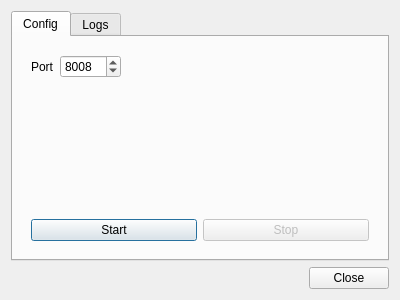
<?xml version="1.0" encoding="UTF-8"?>
<ui version="4.0">
 <class>ServerDialog</class>
 <widget class="QDialog" name="ServerDialog">
  <property name="geometry">
   <rect>
    <x>0</x>
    <y>0</y>
    <width>400</width>
    <height>300</height>
   </rect>
  </property>
  <property name="windowTitle">
   <string>PokQt server</string>
  </property>
  <layout class="QVBoxLayout" name="verticalLayout">
   <item>
    <widget class="QTabWidget" name="tabWidget">
     <property name="currentIndex">
      <number>0</number>
     </property>
     <widget class="QWidget" name="configTab">
      <attribute name="title">
       <string>Config</string>
      </attribute>
      <layout class="QVBoxLayout" name="verticalLayout_2">
       <item>
        <widget class="QWidget" name="widget_2" native="true">
         <layout class="QFormLayout" name="formLayout">
          <property name="fieldGrowthPolicy">
           <enum>QFormLayout::ExpandingFieldsGrow</enum>
          </property>
          <item row="0" column="0">
           <widget class="QLabel" name="portLabel">
            <property name="text">
             <string>Port</string>
            </property>
           </widget>
          </item>
          <item row="0" column="1">
           <widget class="QSpinBox" name="portSpinBox">
            <property name="minimum">
             <number>1</number>
            </property>
            <property name="maximum">
             <number>65536</number>
            </property>
            <property name="value">
             <number>8008</number>
            </property>
           </widget>
          </item>
         </layout>
        </widget>
       </item>
       <item>
        <spacer name="verticalSpacer">
         <property name="orientation">
          <enum>Qt::Vertical</enum>
         </property>
         <property name="sizeHint" stdset="0">
          <size>
           <width>20</width>
           <height>40</height>
          </size>
         </property>
        </spacer>
       </item>
       <item>
        <widget class="QWidget" name="widget" native="true">
         <layout class="QHBoxLayout" name="horizontalLayout">
          <item>
           <widget class="QPushButton" name="startPushButton">
            <property name="text">
             <string>Start</string>
            </property>
           </widget>
          </item>
          <item>
           <widget class="QPushButton" name="stopPushButton">
            <property name="enabled">
             <bool>false</bool>
            </property>
            <property name="text">
             <string>Stop</string>
            </property>
           </widget>
          </item>
         </layout>
        </widget>
       </item>
      </layout>
     </widget>
     <widget class="QWidget" name="logTab">
      <attribute name="title">
       <string>Logs</string>
      </attribute>
      <layout class="QVBoxLayout" name="logVerticalLayout">
       <item>
        <widget class="QTextBrowser" name="textBrowser"/>
       </item>
      </layout>
     </widget>
    </widget>
   </item>
   <item>
    <widget class="QDialogButtonBox" name="buttonBox">
     <property name="orientation">
      <enum>Qt::Horizontal</enum>
     </property>
     <property name="standardButtons">
      <set>QDialogButtonBox::Close</set>
     </property>
    </widget>
   </item>
  </layout>
 </widget>
 <resources/>
 <connections>
  <connection>
   <sender>buttonBox</sender>
   <signal>accepted()</signal>
   <receiver>ServerDialog</receiver>
   <slot>accept()</slot>
   <hints>
    <hint type="sourcelabel">
     <x>248</x>
     <y>254</y>
    </hint>
    <hint type="destinationlabel">
     <x>157</x>
     <y>274</y>
    </hint>
   </hints>
  </connection>
  <connection>
   <sender>buttonBox</sender>
   <signal>rejected()</signal>
   <receiver>ServerDialog</receiver>
   <slot>reject()</slot>
   <hints>
    <hint type="sourcelabel">
     <x>316</x>
     <y>260</y>
    </hint>
    <hint type="destinationlabel">
     <x>286</x>
     <y>274</y>
    </hint>
   </hints>
  </connection>
 </connections>
</ui>
